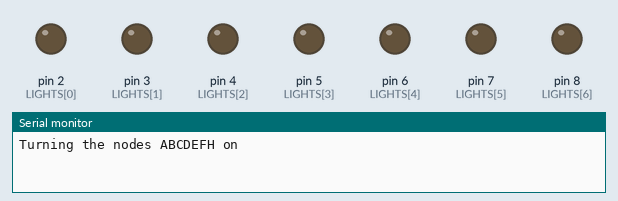
Bench run of a sketch on a simulated Arduino Uno, built with avr-gcc and run on an emulated ATmega328P. Shown: output pins drawn as LEDs (lit = HIGH), the last lines printed to the serial monitor.

Above: at 0.17 s.
At 4.1 s:
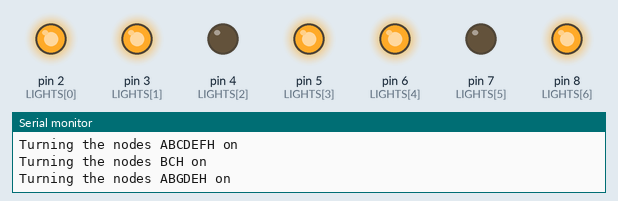
At 5.7 s:
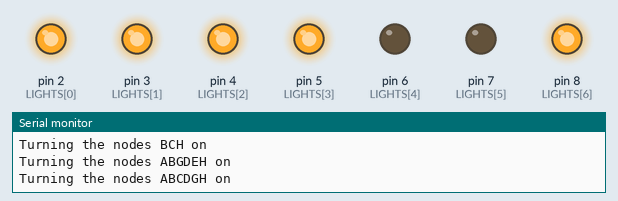
At 7.3 s:
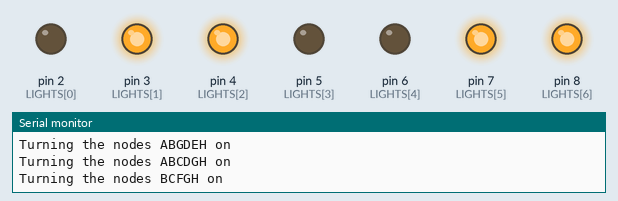
At 12.0 s:
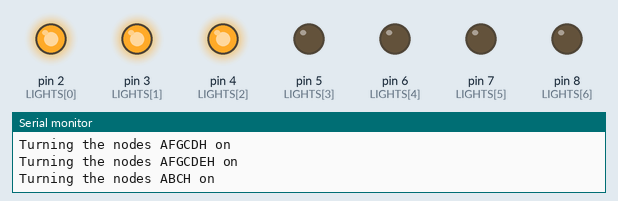
At 18.5 s:
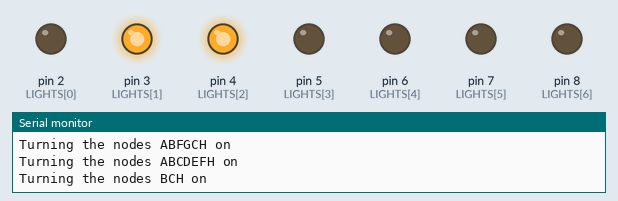
Timing chart, 0 to 20.7 s (numbered marks = the images above):
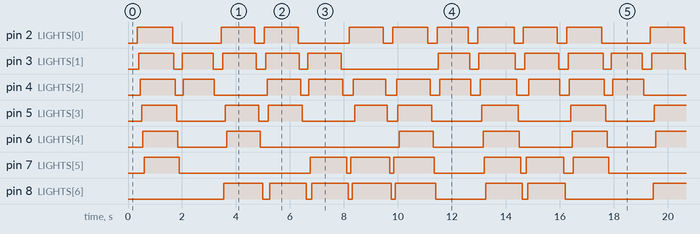

The sketch:

Code.ino
```cpp
int LIGHTS[] = {2, 3, 4, 5, 6, 7, 8};
String commands[] = {"ABCDEFH", "BCH", "ABGDEH", "ABCDGH", "BCFGH", "AFGCDH", "AFGCDEH", "ABCH", "ABCDEFGH", "ABFGCH"};

void setup()
{
  for (int i = 0; i < 7; i++)
  {
    pinMode(LIGHTS[i], OUTPUT);
  }
  Serial.begin(9600); //Begin the communication for arduino serial
}

void handle_commands(String command)
{

  int length = command.length();

  if (length == 1 && command[0] == 'L')
  {
    Serial.println("Turning all the lights off");
    for (int i = 0; i < 7; i++)
    {
      digitalWrite(LIGHTS[i], LOW);
      delay(50);
    }
  }

  if (command[length - 1] == 'H')
  {

    Serial.print("Turning the nodes ");
    Serial.print(command);
    Serial.println(" on");

    //first turn all off
    for (int i = 0; i < 7; i++)
    {
      digitalWrite(LIGHTS[i], LOW);
      delay(50);
    }

    //then turn the ones in the command one
    for (int i = 0; i < length - 1; i++)
    {
      digitalWrite(LIGHTS[command[i] - 'A'], HIGH);
      delay(50);
    }
  }
}

int WAITING_TIME = 1000;

void loop()
{
  for (int i = 0; i < 10; i++)
  {
    handle_commands(commands[i]);
    delay(WAITING_TIME);
  }
}
```

Measured:
- by itself, pin 6 (LIGHTS[4]): repeats every 15.9 s: LOW 1.8 s, HIGH 1.3 s, LOW 5.2 s, HIGH 1.3 s, LOW 1.9 s, HIGH 1.4 s, LOW 2.0 s, HIGH 1.3 s
- by itself, pin 7 (LIGHTS[5]): repeats every 15.9 s: LOW 4.9 s, HIGH 1.4 s, 2 × (LOW 0.15 s, HIGH 1.5 s), LOW 1.9 s, HIGH 1.4 s, LOW 0.20 s, HIGH 1.4 s, LOW 0.35 s, HIGH 1.3 s
- by itself, pin 5 (LIGHTS[3]): repeats every 15.9 s: LOW 1.8 s, HIGH 1.3 s, LOW 0.35 s, HIGH 1.3 s, LOW 2.0 s, HIGH 1.2 s, LOW 0.40 s, HIGH 1.3 s, LOW 1.9 s, HIGH 1.4 s, LOW 2.0 s, HIGH 1.3 s
